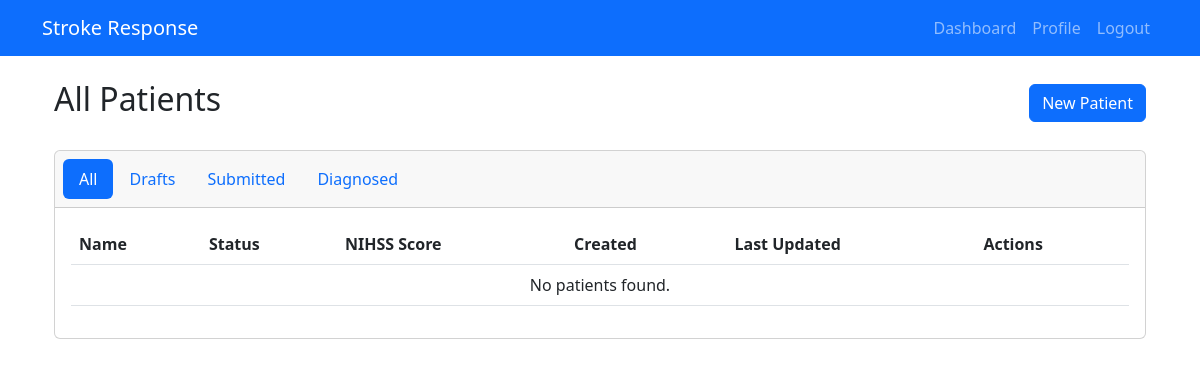
The page /technician/patients/ (signed in) on the database as committed earlier.
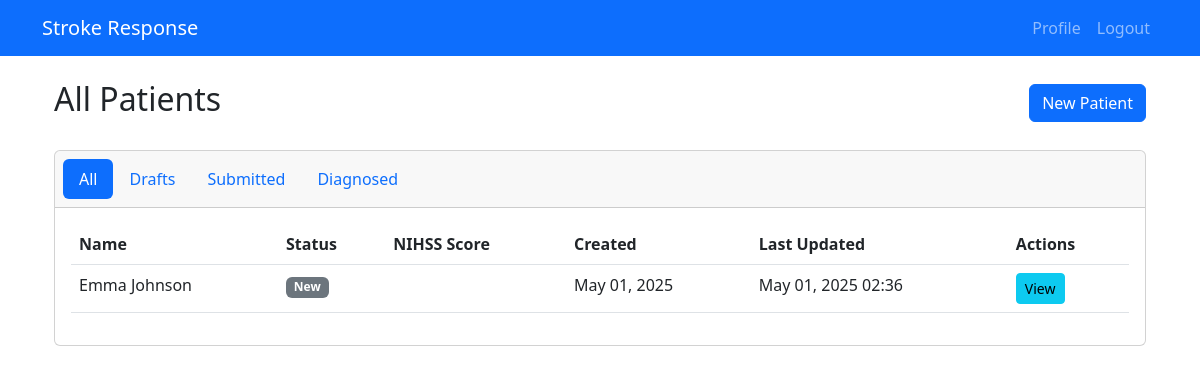
The same page on the database as committed later.
### technician/models.py (models this page shows, shortened)
class Patient(models.Model):
    STATUS_CHOICES = [
        ('NEW', 'New'),
        ('SUBMITTED', 'Submitted for Review'),
        ('REVIEWED', 'Under Review'),
        ('DIAGNOSED', 'Diagnosed'),
        ('DISCHARGED', 'Discharged'),
    ]
    GENDER_CHOICES = [
        ('M', 'Male'),
        ('F', 'Female'),
        ('O', 'Other'),
    ]
    first_name = models.CharField(max_length=100)
    last_name = models.CharField(max_length=100)
    date_of_birth = models.DateField()
    gender = models.CharField(max_length=1, choices=GENDER_CHOICES)
    contact_number = models.CharField(max_length=15, blank=True)
    address = models.TextField(blank=True)
    emergency_contact_name = models.CharField(max_length=100, blank=True)
    emergency_contact_number = models.CharField(max_length=15, blank=True)
    medical_history = models.TextField(blank=True)
    current_medications = models.TextField(blank=True)
    allergies = models.TextField(blank=True)
    blood_pressure_systolic = models.IntegerField(validators=[MinValueValidator(0), MaxValueValidator(300)])
    blood_pressure_diastolic = models.IntegerField(validators=[MinValueValidator(0), MaxValueValidator(200)])
    heart_rate = models.IntegerField(validators=[MinValueValidator(0), MaxValueValidator(300)])
    respiratory_rate = models.IntegerField(validators=[MinValueValidator(0), MaxValueValidator(100)])
    temperature = models.DecimalField(max_digits=4, decimal_places=1)
    oxygen_saturation = models.IntegerField(validators=[MinValueValidator(0), MaxValueValidator(100)])
    glasgow_coma_scale = models.IntegerField(validators=[MinValueValidator(3), MaxValueValidator(15)])
    chief_complaint = models.TextField()
    notes = models.TextField(blank=True)
    status = models.CharField(max_length=20, choices=STATUS_CHOICES, default='NEW')
    technician = models.ForeignKey(User, on_delete=models.CASCADE, related_name='patients')
    created_at = models.DateTimeField(auto_now_add=True)
    updated_at = models.DateTimeField(auto_now=True)
    class Meta:
        ordering = ['-created_at']

### technician/views.py (the view)
# urls.py: path('patients/', views.patient_list, name='patient_list'),
@login_required
def patient_list(request):
    status = request.GET.get('status', '')
    if status:
        patients = Patient.objects.filter(technician=request.user, status=status)
    else:
        patients = Patient.objects.filter(technician=request.user)
    paginator = Paginator(patients.order_by('-created_at'), 10)
    page_number = request.GET.get('page')
    page_obj = paginator.get_page(page_number)
    return render(request, 'technician/patient_list.html', {
        'page_obj': page_obj,
        'status': status,
    })

### technician/templates/technician/patient_list.html (shortened to what the changed rows need)
{% extends "base.html" %}
{% block content %}
<div class="container">
    <div class="row mb-4">
        <div class="col-md-12">
            <div class="d-flex justify-content-between align-items-center">
                <h2>
                    {% if status %}
                        {{ status|title }} Cases
                    {% else %}
                        All Patients
                    {% endif %}
                </h2>
            </div>
        </div>
    </div>
    <div class="row">
        <div class="col-md-12">
            <div class="card">
                <div class="card-body">
                    <div class="table-responsive">
                        <table class="table table-hover">
                            <thead>
                                <tr>
                                    <th>Name</th>
                                    <th>Status</th>
                                    <th>NIHSS Score</th>
                                    <th>Created</th>
                                    <th>Last Updated</th>
                                    <th>Actions</th>
                                </tr>
                            </thead>
                            <tbody>
                                {% for patient in page_obj %}
                                <tr>
                                    <td>{{ patient.first_name }} {{ patient.last_name }}</td>
                                    <td>
                                        <span class="badge {% if patient.status == 'DRAFT' %}bg-primary
                                            {% elif patient.status == 'SUBMITTED' %}bg-warning
                                            {% elif patient.status == 'DIAGNOSED' %}bg-success
                                            {% else %}bg-secondary{% endif %}">
                                            {{ patient.get_status_display }}
                                        </span>
                                    </td>
                                    <td>{{ patient.nihss_score }}</td>
                                    <td>{{ patient.created_at|date:"M d, Y" }}</td>
                                    <td>{{ patient.updated_at|date:"M d, Y H:i" }}</td>
                                    <td>
                                        <a href="{% url 'technician:patient_detail' pk=patient.pk %}"
                                           class="btn btn-sm btn-info">View</a>
                                    </td>
                                </tr>
                                {% empty %}
                                <tr>
                                    <td colspan="6" class="text-center">No patients found.</td>
                                </tr>
                                {% endfor %}
                            </tbody>
                        </table>
                    </div>
                </div>
            </div>
        </div>
    </div>
</div>
{% endblock %}

Rows that differ between the two databases and show on the page:
added Patient: first_name "Emma", last_name "Johnson", status "New", created_at "May 01, 2025", updated_at "May 01, 2025 02:36"
Other text that changed with them:
text no longer shown: "Dashboard No patients found."
